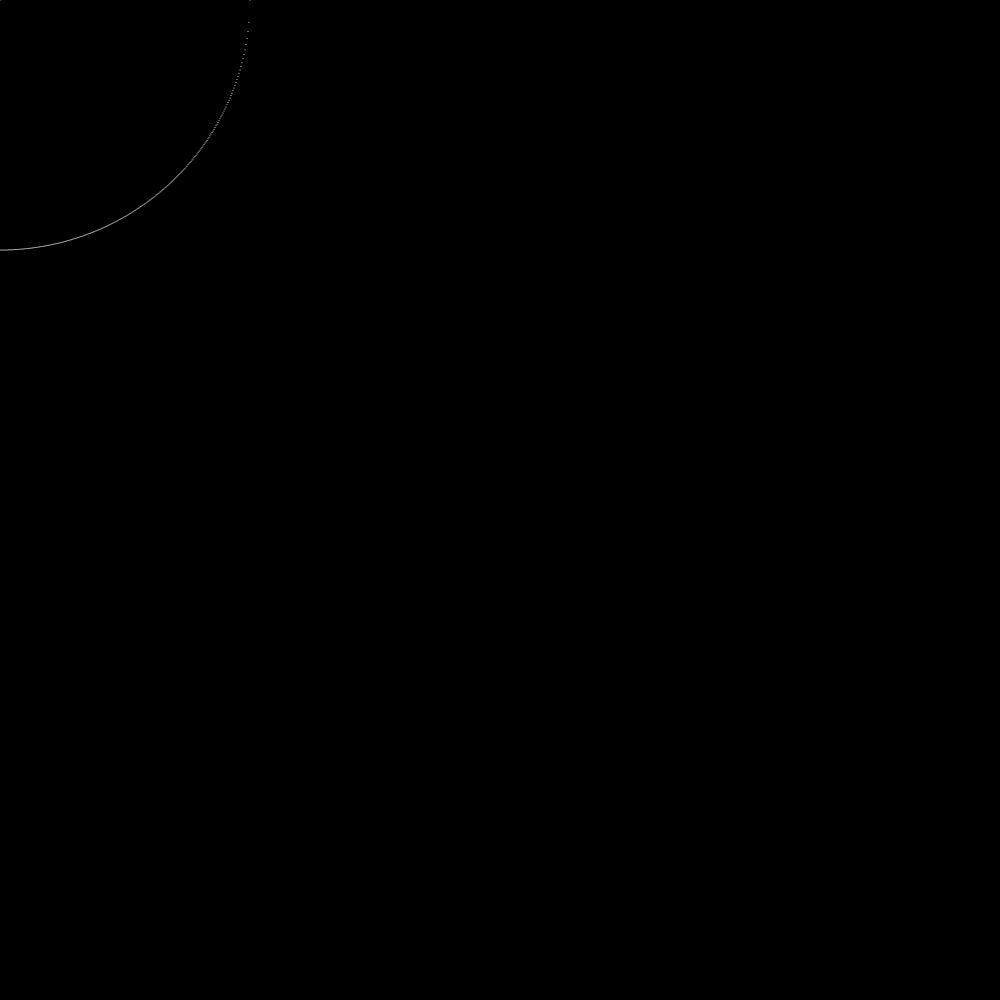
Frame 1 (no input)
Frame 60 (no input): identical to frame 1, image omitted
Frame 120 (the mouse pressed at the canvas centre since frame 60): identical to frame 1, image omitted

The p5.js sketch that drew this single still picture (run headless with seeded random() and noise() and a simulated clock; from frame 60 on, the mouse is pressed at the canvas centre):

// p5.js sketch
// ── sketch.js
// 円の方程式を使って円を描く（http://www.geisya.or.jp/~mwm48961/kou3/circle1.htm）
// 円の中心が原点の場合

const canvasSize = Math.min(window.innerWidth, window.innerHeight);

function setup() {
  createCanvas(canvasSize, canvasSize);
  colorMode(HSB, 360, 100, 100, 100);
  background(0);
  noFill();
  stroke(100);
}

const calcCircleY = (r,x) => {
  return sqrt(pow(r,2) - pow(x, 2));
}

function draw() {
  // translate(canvasSize / 2, canvasSize / 2);
  background(0);
  const r = canvasSize / 4;
  point(0, 0);
  for (let i = 0; i < 1000; i++) {
    point(i,calcCircleY(r, i));
  }
}
